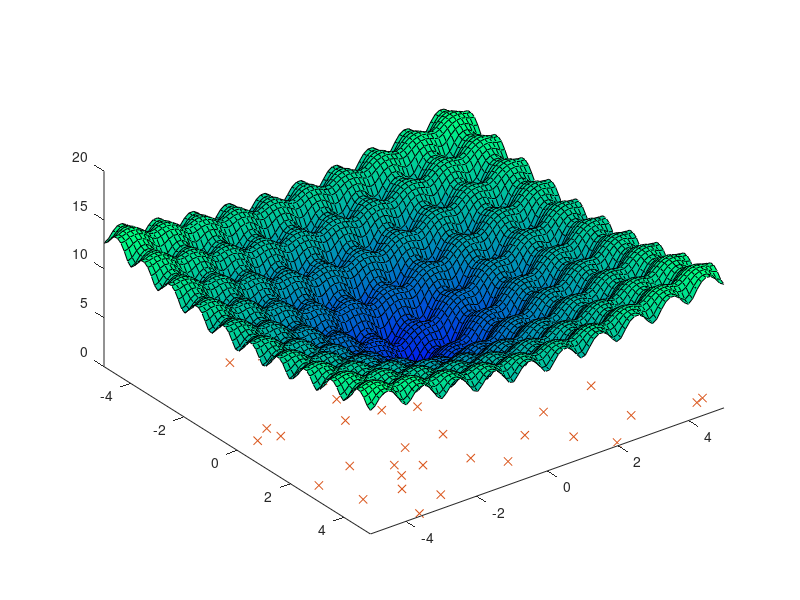

The MATLAB source for this figure: (Note: this script raises an error after producing the figure.)
close all
clear variables

% Search space [min max]
eps = [-5 5; -5 5];
dim = length(eps);

% Number of particles
N = 50;

% Number of iterations
I = 100;

% Population
P = zeros(N, dim);
for i = 1:dim
    P(:,i) = (eps(i,2) - eps(i,1)) * rand(N,1) - eps(i,2);
end

% Particles speed
Ps = zeros(N, dim);

% Particles best position
Pb = zeros(N, dim);

% Particles best fitness
Pf = zeros(N, 1);

% Global best position
Gb = zeros(1, dim);

% Params
omega = 0.8;
phi1 = 0.5;
phi2 = 1;

figure('Position', [100, 100, 1049, 895])
hold on
colormap winter

X = linspace(-5,5,80);
Y = linspace(-5,5,80);
Z = zeros(2, length(X));
for i = 1:length(X)
    for j = 1:length(Y)
%         Z(i,j) = sin(X(i)) + sin(Y(j));
          Z(i,j) = 20 + exp(1) - 20 * exp(-0.2 * sqrt(0.5*(X(i)^2+Y(j)^2))) - exp(0.5*(cos(2*pi*X(i)) + cos(2*pi*Y(j))));
    end
end
surf(X, Y, Z);
% view(41,83);
view(53,47);

last = plot(P(:,1), P(:,2), 'x');

for i = 1:I
    pause(0.05)
    delete(last)
    last = plot(P(:,1), P(:,2), 'x');
    axis([-5 5 -5 5])
    
    for j = 1:N
       % Fitness evaluation
       fitness = evaluate(P(j,:));
       
       % Update position
       if fitness > Pf(j)
          Pb(j,:) = P(j,:);
       end 
    end
    
    % Update global best
    [~, idx] = max(Pf);
    Gb = Pb(idx,:);
    
    for j = 1:N
        % Variant: Update local best
        dist = zeros(1,N);
        for k = 1:N
            dist(k) = pdist([P(j,:); P(k,:)],'euclidean');
        end
        [~, idx] = sort(dist);
        Np = P(idx(1:4),:);
        [~, idx] = max(Pf(idx(1:4)));
        Lb = Np(idx,:);
        
        % Speed update
        Ps(j,:) = omega*Ps(j,:) + phi1*rand()*(Pb(j,:) - P(j,:)) + phi2*rand()*(Gb - P(j,:));
%         Ps(j,:) = omega*Ps(j,:) + phi1*rand()*(Pb(j,:) - P(j,:)) + phi2*rand()*(Lb - P(j,:));
        P(j,:) = P(j,:) + Ps(j,:);
    end
end

function fitness = evaluate (particle)
%     fitness = -(particle(1)^2 + particle(2)^2);
%     fitness = -(sin(particle(1)) + sin(particle(2)));
      x = particle(1);
      y = particle(2);
      fitness = -1 * (20 + exp(1) - 20 * exp(-0.2 * sqrt(0.5*(x^2+y^2))) - exp(0.5*(cos(2*pi*x) + cos(2*pi*y))));
end